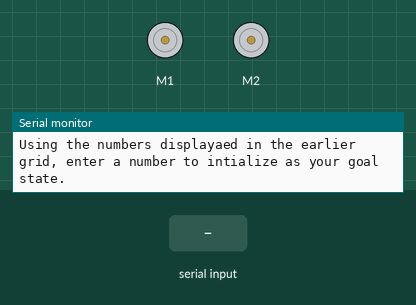
Simulated run of this sketch. Board: Arduino Uno, built with avr-gcc and run on an emulated ATmega328P. Parts: 2 × DC motor (green arrow = forward, orange = backward, longer = faster), the last lines printed to the serial monitor. The inputs (shaded band) are chosen by the test bench.

Above: at 2.6 s.
2.7 s: "90,45\n" received over Serial
At 23.1 s:
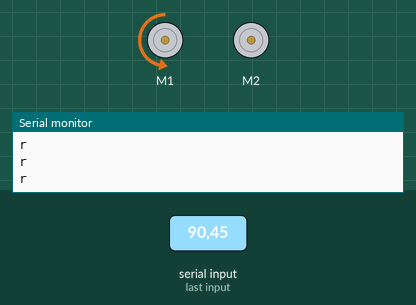
At 25.8 s:
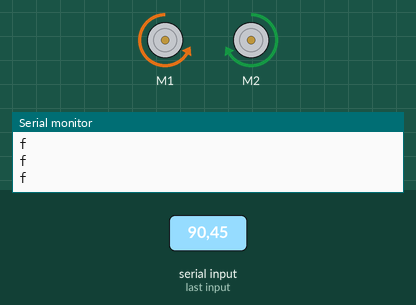
Timing chart, 0 to 26.0 s (numbered marks = the images above; inputs shaded):
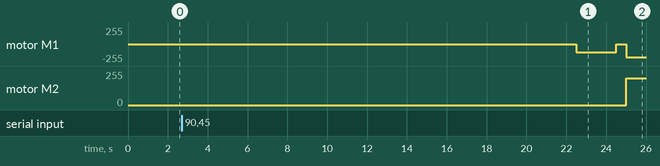

The sketch:

Path_Finding.ino
```cpp
#include <Wire.h>
#include <SoftwareSerial.h>
#include <MeMCore.h>
//#include <QueueList_Modified.h>
#define row 10
#define col 10

byte goalN; // goal position on grid
//byte path[75]; byte pN=0
byte openList[100]; // contains all the possible paths
byte closedList[100]; // contains the path taken
byte oLN=0, cLN=0, bM=0; // the counters for the openList, closedList and the bot's movement
bool gFound = false, openLEmpty = false, isMoved = false;
byte curBotPos; // holds current bot position
char botM[75]; // contains the specific moves the bot should take to reach its goal

struct Node
{
  byte g, h, f;
  byte parent;
  byte index;
  byte gridNom;
};


struct Grid
{
  Node Map[row][col];
} PF ;


byte H(byte curR, byte curC, byte goalS)  // manhattan distance heauristics function
{
 byte rowg, colg;
 byte manhattan=0;


   rowg = (byte)goalS/10;
   colg = goalS%10;
   manhattan += (abs(curR - rowg) + abs(curC - colg));

  return manhattan;
}


byte G(byte curR, byte curC)  // returns the "depth" level of the tile
{
  byte gValue, parInd;
  byte rowg, colg;
  parInd = PF.Map[curR][curC].parent;

  rowg = (byte)parInd/10;
  colg = parInd%10;
  gValue = PF.Map[rowg][colg].g;

  return (gValue+1);
}

byte FV(byte curG, byte curH) // the "cost" of the path taken; adds H and G values for each tile
{
 byte fValue;

  fValue = curG + curH;
  return fValue;
}


MeDCMotor motor_9(9); // initalizes the left motor
MeDCMotor motor_10(10); // initializes the right motor
void move(byte direction, byte speed) // sets up potential movements for the robot; *needed*
{
      byte leftSpeed = 0;
      byte rightSpeed = 0;
      if(direction == 1){
          leftSpeed = speed;
          rightSpeed = speed;
      }else if(direction == 2){
          leftSpeed = -speed;
          rightSpeed = -speed;
      }else if(direction == 3){
          leftSpeed = -speed;
          rightSpeed = speed;
      }else if(direction == 4){
          leftSpeed = speed;
          rightSpeed = -speed;
      }
      motor_9.run((9)==M1?-(leftSpeed):(leftSpeed));
      motor_10.run((10)==M1?-(rightSpeed):(rightSpeed));
}
double angle_rad = PI/180.0;
double angle_deg = 180.0/PI;
//double currentTime = 0;
//double lastTime = 0;
//double getLastTime(){
      //return currentTime = millis()/1000.0 - lastTime; }

void setup(){ // sets up the program, builds the map, prints the grid for representation purposes, and takes user input for the goal
  Serial.begin(9600);
  buildMap();
  printGrid1();
  printGrid2();
  setGoal();

}

void loop(){ // checks if the goal tile has been found
  if (!isGoal(curBotPos) && OLE)
  {
    _loop(); // the actual performance of the A* algorithm
  }
  else if (isGoal(curBotPos) && !isMoved)
  {
    Serial.println("Goal Reached");
    delay(10000);
    movement();
    move(1, 0);
    motor_9.run((9)==M1?-(0):(0));
    motor_10.run((10)==M1?-(0):(0));

    for (byte j = 0; j < bM; j++)
    {
      Serial.print(botM[j]);
      Serial.print(" ");
    }
  Serial.println();
  }

}

void _delay(float seconds){
    long endTime = millis() + seconds * 1000;
    while(millis() < endTime)_loop();
}

void _loop(){ // performs the A* algorithm, "main" program
  possMov(curBotPos);
  for (byte i = 0; i < oLN; i++)
  {
    Serial.println(openList[i]);
  }
  Serial.println();
  AddClosedList();

  for (byte i = 0; i < oLN; i++)
  {
    Serial.println(openList[i]);
  }
  Serial.println();
  for (byte j = 0; j < cLN; j++)
  {
    Serial.println(closedList[j]);
  }
  Serial.println();
  printGrid2();

}

void buildMap() // builds the 10x10 map grid
{
  byte gridIn = 0;
  for (byte i = 0; i < row; i++)
  {
   for (byte j = 0; j < col; j++)
   {
    PF.Map[i][j].gridNom = gridIn;
    PF.Map[i][j].index = 0;
    PF.Map[i][j].parent = 0;
    PF.Map[i][j].h = 0;
    PF.Map[i][j].g = 0;
    PF.Map[i][j].f = 0;

    gridIn++;
   }
  }
}

void printGrid1()  // prints the grid, using indices 0 to 99 to represent the possible paths
{
  for (byte i = 0; i < row; i++)
  {
   for (byte j = 0; j < col; j++)
   {
    Serial.print(PF.Map[i][j].gridNom);
    if (j != 9)
    {
      if (PF.Map[i][j].gridNom < 9)
      {
        Serial.print("  | ");
      }
      else
    Serial.print(" | ");
    }
   }

  if (i != 9)
    {
      Serial.println();
    Serial.print("-------------------------------------------------");
    Serial.println();
    }
  }
  Serial.println();
  Serial.println();
}

void printGrid2() // prints the grid, 0 - untravelled | 1 - travelled | 2 - obstacles | 3 - goal
{
  for (byte i = 0; i < row; i++)
  {
   for (byte j = 0; j < col; j++)
   {
    Serial.print(PF.Map[i][j].index);
    if (j != 9)
    {
    Serial.print(" | ");
    }
   }

  if (i != 9)
    {
      Serial.println();
    Serial.print("--------------------------------------");
    Serial.println();
    }
  }
  Serial.println();
  Serial.println();
}

void setGoal() // asks user for input to set the goal state/tile
{
  byte goal;
  Serial.println("Where do you want to place your goal state?");
  Serial.println("Using the numbers displayaed in the earlier grid, enter a number to intialize as your goal state.");
  Serial.println();

  while (!Serial.available() )
  {
     goal = Serial.parseInt();
  }

  for (byte i = 0; i < row; i++)
  {
    for (byte k = 0; k < col; k++)
    {
      if (PF.Map[i][k].gridNom == goal)
      {

        PF.Map[i][k].index = 3;
        goalN = PF.Map[i][k].gridNom;
      }
      else if (PF.Map[i][k].gridNom == 45)
      {
        PF.Map[i][k].index = 1;
        curBotPos = PF.Map[i][k].gridNom;
      }
      else if (PF.Map[i][k].gridNom == 22 || PF.Map[i][k].gridNom == 32 || PF.Map[i][k].gridNom == 61 || PF.Map[i][k].gridNom == 81 || PF.Map[i][k].gridNom == 77)
      {
        PF.Map[i][k].index = 2;
      }
      else
      PF.Map[i][k].index = 0;
    }
  }
  printGrid2();
}

void possMov(byte gridNom) // checks the possible moves depending on the location of the current tile the bot is on
{
  byte rowp = (byte) gridNom / 10;
  byte colp = gridNom % 10;
  if (gridNom == 0) // checks the corner tiles | 2 possible moves
  {
    if (PF.Map[rowp][colp+1].index != 1 && PF.Map[rowp][colp+1].index != 2 && (!alreadyOnOL(rowp,colp+1)))
    {
      PF.Map[rowp][colp+1].parent = gridNom;
      AddOpenList(gridNom + 1);
    }

    if (PF.Map[rowp+1][colp].index != 1 && PF.Map[rowp+1][colp].index != 2 && (!alreadyOnOL(rowp+1,colp)))
    {
      PF.Map[rowp+1][colp].parent = gridNom;
      AddOpenList(gridNom + 10);
    }
  }
  else if (gridNom == 9)
  {
    if (PF.Map[rowp][colp-1].index != 1 && PF.Map[rowp][colp-1].index != 2 && (!alreadyOnOL(rowp,colp-1)))
    {
      PF.Map[rowp][colp-1].parent = gridNom;
      AddOpenList(gridNom - 1);
    }

    if (PF.Map[rowp+1][colp].index != 1 && PF.Map[rowp+1][colp].index != 2 && (!alreadyOnOL(rowp+1,colp)))
    {
      PF.Map[rowp+1][colp].parent = gridNom;
      AddOpenList(gridNom + 10);
    }
  }
  else if (gridNom == 90)
  {
    if (PF.Map[rowp][colp+1].index != 1 && PF.Map[rowp][colp+1].index != 2 && (!alreadyOnOL(rowp,colp+1)))
    {
      PF.Map[rowp][colp+1].parent = gridNom;
      AddOpenList(gridNom + 1);
    }

    if (PF.Map[rowp-1][colp].index != 1 && PF.Map[rowp-1][colp].index != 2 && (!alreadyOnOL(rowp-1,colp)))
    {
      PF.Map[rowp-1][colp].parent = gridNom;
      AddOpenList(gridNom - 10);
    }
  }
  else if (gridNom == 99)
  {
    if (PF.Map[rowp][colp-1].index != 1 && PF.Map[rowp][colp-1].index != 2 && (!alreadyOnOL(rowp,colp-1)))
    {
      PF.Map[rowp][colp-1].parent = gridNom;
      AddOpenList(gridNom - 10);
    }

    if (PF.Map[rowp-1][colp].index != 1 && PF.Map[rowp-1][colp].index != 2 && (!alreadyOnOL(rowp-1,colp)))
    {
      PF.Map[rowp-1][colp].parent = gridNom;
      AddOpenList(gridNom - 1);
    }
  }
  else if (gridNom > 0 && gridNom < 9) // checks the tiles on the outermost edges of the map | 3 possible moves
  {
   if (PF.Map[rowp][colp-1].index != 1 && PF.Map[rowp][colp-1].index != 2 && (!alreadyOnOL(rowp,colp-1)))
    {
      PF.Map[rowp][colp-1].parent = gridNom;
      AddOpenList(gridNom - 1);
    }
    if (PF.Map[rowp][colp+1].index != 1 && PF.Map[rowp][colp+1].index != 2 && (!alreadyOnOL(rowp,colp+1)))
    {
      PF.Map[rowp][colp+1].parent = gridNom;
      AddOpenList(gridNom + 1);
    }
       if (PF.Map[rowp+1][colp].index != 1 && PF.Map[rowp+1][colp].index != 2 && (!alreadyOnOL(rowp+1,colp)))
    {
      PF.Map[rowp+1][colp].parent = gridNom;
      AddOpenList(gridNom + 10);
    }
  }
  else if (gridNom%10==0)
  {
    if (PF.Map[rowp-1][colp].index != 1 && PF.Map[rowp-1][colp].index != 2 && (!alreadyOnOL(rowp-1,colp)))
    {
      PF.Map[rowp-1][colp].parent = gridNom;
      AddOpenList(gridNom - 10);
    }
    if (PF.Map[rowp][colp+1].index != 1 && PF.Map[rowp][colp+1].index != 2 && (!alreadyOnOL(rowp,colp+1)))
    {
      PF.Map[rowp][colp+1].parent = gridNom;
      AddOpenList(gridNom + 1);
    }
       if (PF.Map[rowp+1][colp].index != 1 && PF.Map[rowp+1][colp].index != 2 && (!alreadyOnOL(rowp+1,colp)))
    {
      PF.Map[rowp+1][colp].parent = gridNom;
      AddOpenList(gridNom + 10);
    }
  }
  else if (gridNom%10==9)
  {
    if (PF.Map[rowp-1][colp].index != 1 && PF.Map[rowp-1][colp].index != 2 && (!alreadyOnOL(rowp-1,colp)))
    {
      PF.Map[rowp-1][colp].parent = gridNom;
      AddOpenList(gridNom - 10);
    }
    if (PF.Map[rowp][colp- 1].index != 1 && PF.Map[rowp][colp- 1].index != 2 && (!alreadyOnOL(rowp,colp-1)))
    {
      PF.Map[rowp][colp-1].parent = gridNom;
      AddOpenList(gridNom - 1);
    }
       if (PF.Map[rowp+1][colp].index != 1 && PF.Map[rowp+1][colp].index != 2 && (!alreadyOnOL(rowp+1,colp)))
    {
      PF.Map[rowp+1][colp].parent = gridNom;
      AddOpenList(gridNom + 10);
    }
  }
  else if (gridNom > 90 && gridNom < 99)
  {
    if (PF.Map[rowp-1][colp].index != 1 && PF.Map[rowp-1][colp].index != 2 && (!alreadyOnOL(rowp-1,colp)))
    {
      PF.Map[rowp-1][colp].parent = gridNom;
      AddOpenList(gridNom - 10);
    }
    if (PF.Map[rowp][colp-1].index != 1 && PF.Map[rowp][colp-1].index != 2 && (!alreadyOnOL(rowp,colp-1)))
    {
      PF.Map[rowp][colp-1].parent = gridNom;
      AddOpenList(gridNom - 1);
    }
       if (PF.Map[rowp][colp+1].index != 1 && PF.Map[rowp][colp+1].index != 2 && (!alreadyOnOL(rowp,colp+1)))
    {
      PF.Map[rowp][colp+1].parent = gridNom;
      AddOpenList(gridNom + 1);
    }
  }
  else { // checks the remaining tiles | 4 possible moves
    if (PF.Map[rowp-1][colp].index != 1 && PF.Map[rowp-1][colp].index != 2 && (!alreadyOnOL(rowp-1,colp)))
    {
      PF.Map[rowp-1][colp].parent = gridNom;
      AddOpenList(gridNom - 10);
    }
    if (PF.Map[rowp][colp-1].index != 1 && PF.Map[rowp][colp-1].index != 2 && (!alreadyOnOL(rowp,colp-1)))
    {
      PF.Map[rowp][colp-1].parent = gridNom;
      AddOpenList(gridNom - 1);
    }
       if (PF.Map[rowp][colp+1].index != 1 && PF.Map[rowp][colp+1].index != 2 && (!alreadyOnOL(rowp,colp+1)))
    {
      PF.Map[rowp][colp+1].parent = gridNom;
      AddOpenList(gridNom + 1);
  }
     if (PF.Map[rowp+1][colp].index != 1 && PF.Map[rowp+1][colp].index != 2 && (!alreadyOnOL(rowp+1,colp)))
    {
      PF.Map[rowp+1][colp].parent = gridNom;
      AddOpenList(gridNom + 10);
  }
}

}

void AddOpenList(byte aol) // adds the potential possible moves to the openList
{

  openList[oLN++] = aol;
  heuristics(aol);
}

void heuristics(byte curIn) // calculates the "cost" of the tile
{
  byte hH, gH, fH;
  byte rowh = (byte) curIn / 10;
  byte colh = curIn % 10;

  hH = H(rowh, colh, goalN);
  PF.Map[rowh][colh].h = hH;
  gH = G(rowh, colh);
  PF.Map[rowh][colh].g = gH;
  fH = FV(hH,gH);
  PF.Map[rowh][colh].f = fH;
}

byte getNextFI() // returns the best heuristics value restricted by the current path the bot is taking
{
  byte rowf;
  byte colf;
  byte lowestF;
  byte lowest = openList[0];
  rowf = (byte) lowest / 10;
  colf = lowest % 10;
  lowestF = PF.Map[rowf][colf].f;

  for (byte i = 0; i < oLN; i++)
  {
    rowf = (byte) openList[i] / 10;
    colf = openList[i] % 10;

    if (PF.Map[rowf][colf].f <= lowestF)
    {
      lowestF = PF.Map[rowf][colf].f;
      lowest = rowf*10 + colf;
    }
  }

  return lowest;
}

void AddClosedList() // adds the "best" tile to the closedList
{
  byte low = getNextFI();
  byte rowa, cola;

  closedList[cLN++] = low;
  //path[pN] = low;
  rowa = (byte)low/10;
  cola = low%10;
  PF.Map[rowa][cola].index = 1;
  curBotPos = low;
  removeFOL(low);


}

void removeFOL(byte rfol) // removes previous potential paths from the openList, in order to get the "best" current path
{
  byte rm = 0;

  //while (openList[rm] != rfol)
  //{
  //  rm++;
  //}

  for (byte i = rm; i < oLN-3; i++)
  {
    if (openList[i] == rfol)
    {
      openList[i] = openList[i+1];
    }
    else
      openList[i] = openList[i+2];
  }
    oLN=oLN-2;
}

bool OLE() // checks if the openList is empty
{
  if (oLN == 0)
  {
    return true;
  }
  else
  return false;
}

bool isGoal(byte ig) // checks if the goal has been reached
{
  if (ig == goalN)
  {
    return true;
  }
  else
  return false;
}

bool alreadyOnOL(byte rowaol, byte colaol) // checks if the tile is already on the openList
{
  byte indexol;
  bool on = false;

  indexol = rowaol*10 + colaol;
  for (byte i = 0; i < oLN; i++)
  {
    if (openList[i] == indexol)
    {
      on = true;
    }
  }

  return on;
}

void movement() // performs the actual robots movement according to the path chosen by the algorithm
{ // turns the robot accoridingly, and changes its orientation to face "front" after every move
  byte rowm, colm, parm;

  for(byte index = 0; index < cLN; index++)
  {
    rowm = (byte)closedList[index]/10;
    colm = closedList[index]%10;
    parm = PF.Map[rowm][colm].parent;

    if (closedList[index] == parm - 10)
    {
      botM[bM++] = 'u';
      delay(500);
      forward();
      delay(500);
    }
    else if (closedList[index] == parm - 1)
    {
      botM[bM++] = 'l';
      delay(500);
      leftturn();
      delay(500);
      forward();
      delay(500);
      rightturn();
      delay(500);
    }
    else if (closedList[index] == parm + 1)
    {
      botM[bM++] = 'r';
      delay(500);
      rightturn();
      delay(500);
      forward();
      delay(500);
      leftturn();
      delay(500);

    }
    else if (closedList[index] == parm + 10)
    {
      botM[bM++] = 'd';
      delay(500);
      backwards();
      delay(500);
      forward();
      delay(500);
      backwards();
      delay(500);
    }
    else {
      delay(159);
    }
  }

  isMoved = true;
}

void forward() // moves the robot forward
{
  unsigned long time = millis();
  while (millis() < time+1500)
  {
    move(1, 200);
    Serial.println('f');
    if (millis() > time+1500)
    {
      move(1, 0);
    }
  }
}

void leftturn() // turns the robot left
{
  unsigned long time = millis();
  while (millis() < time+1000)
  {
    //move(4, 300);
    motor_10.run((10)==M1?-(126.5):(126.5));
    Serial.println('l');
    if (millis() > time+1000)
    {
      //move(1, 0);
      motor_10.run((10)==M1?-(0):(0));
    }
  }
  //forward();
}

void rightturn() // turns the robot right
{
  unsigned long time = millis();
  while (millis() < time+1000)
  {
    //move(4, 300);
    motor_9.run((9)==M1?-(126.5):(126.5));
    Serial.println('r');
    if (millis() > time+1000)
    {
      //move(1, 0);
      motor_9.run((9)==M1?-(0):(0));
    }
  }
  //forward();
}

void backwards() // turns the robot around
{
  rightturn();
  rightturn();
}
```

Measured:
- after the input at 2.7 s, motor M1: stopped → backward 126/255 after 19.8 s, → stopped 2.0 s later, → backward 200/255 0.50 s later; motor M2: stopped → forward 200/255 after 22.3 s
